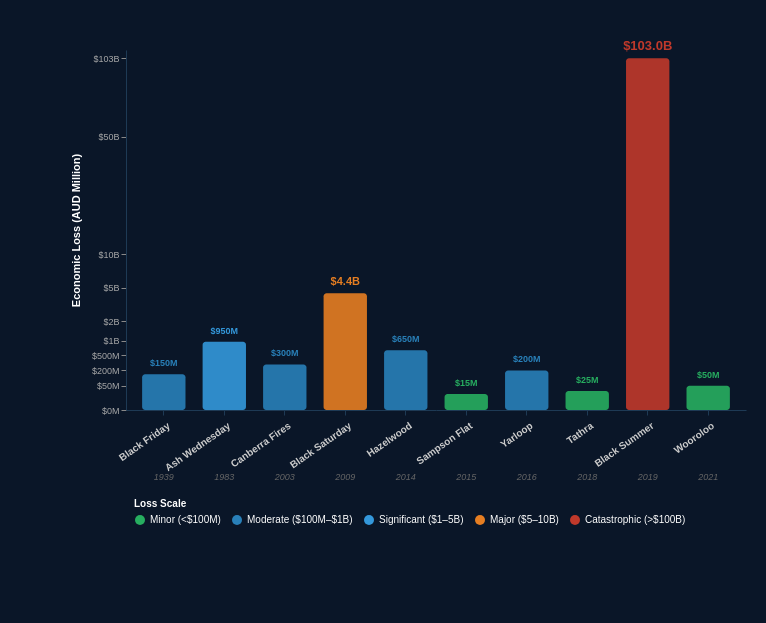

Specify this chart in Vega-Lite:
### Vega specification from a JSON file in a GitHub repository (floating-point values rounded to 4 significant figures)
{"$schema": "https://vega.github.io/schema/vega/v5.json", "width": 620, "height": 360, "padding": {"left": 70, "right": 20, "top": 40, "bottom": 90}, "background": "#0a1628", "data": [{"name": "source", "values": [{"event": "Black Friday", "year": "1939", "loss": 150, "type": "small"}, {"event": "Ash Wednesday", "year": "1983", "loss": 950, "type": "medium"}, {"event": "Canberra Fires", "year": "2003", "loss": 300, "type": "small"}, {"event": "Black Saturday", "year": "2009", "loss": 4400, "type": "large"}, {"event": "Hazelwood", "year": "2014", "loss": 650, "type": "small"}, {"event": "Sampson Flat", "year": "2015", "loss": 15, "type": "tiny"}, {"event": "Yarloop", "year": "2016", "loss": 200, "type": "small"}, {"event": "Tathra", "year": "2018", "loss": 25, "type": "tiny"}, {"event": "Black Summer", "year": "2019", "loss": 103000, "type": "extreme"}, {"event": "Wooroloo", "year": "2021", "loss": 50, "type": "tiny"}]}], "scales": [{"name": "x", "type": "band", "domain": {"data": "source", "field": "event"}, "range": "width", "padding": 0.25}, {"name": "y", "type": "pow", "exponent": 0.35, "domain": [0, 110000], "range": [{"signal": "height"}, 0], "nice": false}, {"name": "color", "type": "ordinal", "domain": ["tiny", "small", "medium", "large", "extreme"], "range": ["#27AE60", "#2980B9", "#3498DB", "#E67E22", "#C0392B"]}], "axes": [{"orient": "bottom", "scale": "x", "labelColor": "#cccccc", "labelFontSize": 10, "labelFontWeight": "bold", "domainColor": "#1e3a55", "tickColor": "#1e3a55", "encode": {"labels": {"update": {"angle": {"value": -35}, "align": {"value": "right"}, "dy": {"value": 4}}}}}, {"orient": "left", "scale": "y", "labelColor": "#aaaaaa", "labelFontSize": 9, "domainColor": "#1e3a55", "gridColor": "#1a2a3a", "gridDash": [3, 3], "title": "Economic Loss (AUD Million)", "titleColor": "#ffffff", "titleFontSize": 11, "titlePadding": 10, "values": [0, 50, 200, 500, 1000, 2000, 5000, 10000, 50000, 103000], "encode": {"labels": {"update": {"text": {"signal": "datum.value >= 1000 ? '$' + datum.value/1000 + 'B' : '$' + datum.value + 'M'"}}}}}], "marks": [{"type": "rect", "from": {"data": "source"}, "encode": {"enter": {"x": {"scale": "x", "field": "event", "offset": 1}, "width": {"scale": "x", "band": 1, "offset": -2}, "y": {"scale": "y", "field": "loss"}, "y2": {"scale": "y", "value": 0}, "fill": {"scale": "color", "field": "type"}, "opacity": {"value": 0.9}, "cornerRadius": {"value": 3}, "tooltip": {"signal": "{'Event': datum.event + ' (' + datum.year + ')', 'Economic Loss': datum.loss >= 1000 ? '$' + format(datum.loss/1000, '.1f') + 'B' : '$' + datum.loss + 'M'}"}}, "hover": {"opacity": {"value": 1}}}}, {"type": "text", "from": {"data": "source"}, "encode": {"enter": {"x": {"signal": "scale('x', datum.event) + bandwidth('x') / 2"}, "y": {"scale": "y", "field": "loss", "offset": -8}, "align": {"value": "center"}, "fill": {"scale": "color", "field": "type"}, "fontSize": {"signal": "datum.type === 'extreme' ? 13 : datum.type === 'large' ? 11 : 9"}, "fontWeight": {"value": "bold"}, "text": {"signal": "datum.loss >= 1000 ? '$' + format(datum.loss/1000, '.1f') + 'B' : '$' + datum.loss + 'M'"}}}}, {"type": "text", "from": {"data": "source"}, "encode": {"enter": {"x": {"signal": "scale('x', datum.event) + bandwidth('x') / 2"}, "y": {"signal": "height + 70"}, "align": {"value": "center"}, "fill": {"value": "#666666"}, "fontSize": {"value": 9}, "fontStyle": {"value": "italic"}, "text": {"field": "year"}}}}], "legends": [{"fill": "color", "orient": "bottom", "direction": "horizontal", "labelColor": "#ffffff", "titleColor": "#ffffff", "labelFontSize": 10, "title": "Loss Scale", "titleFontSize": 10, "padding": 8, "encode": {"labels": {"update": {"text": {"signal": "datum.value === 'tiny' ? 'Minor (<$100M)' : datum.value === 'small' ? 'Moderate ($100M–$1B)' : datum.value === 'medium' ? 'Significant ($1–5B)' : datum.value === 'large' ? 'Major ($5–10B)' : 'Catastrophic (>$100B)'"}}}}}]}
